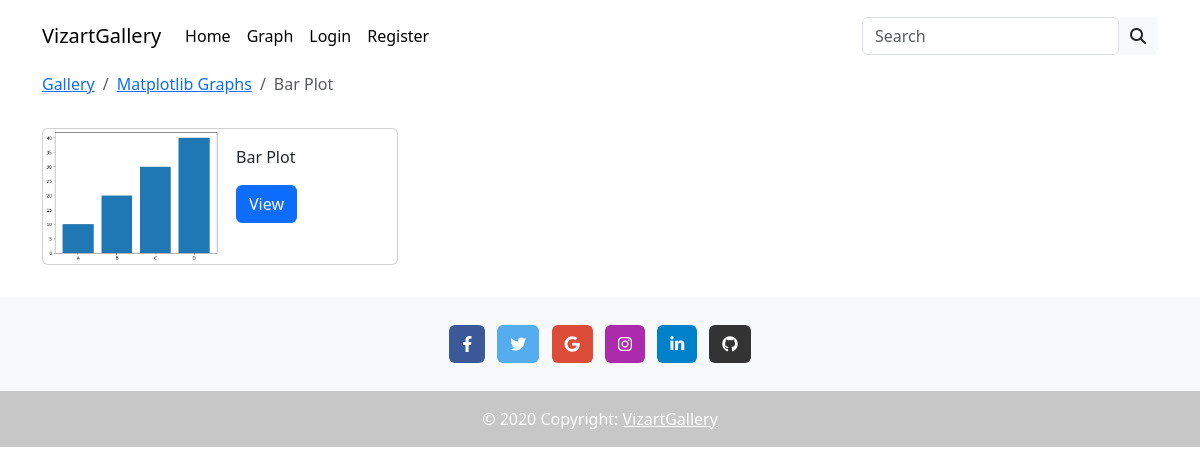
/gallery/category/1/, run on an earlier commit of the app's database.
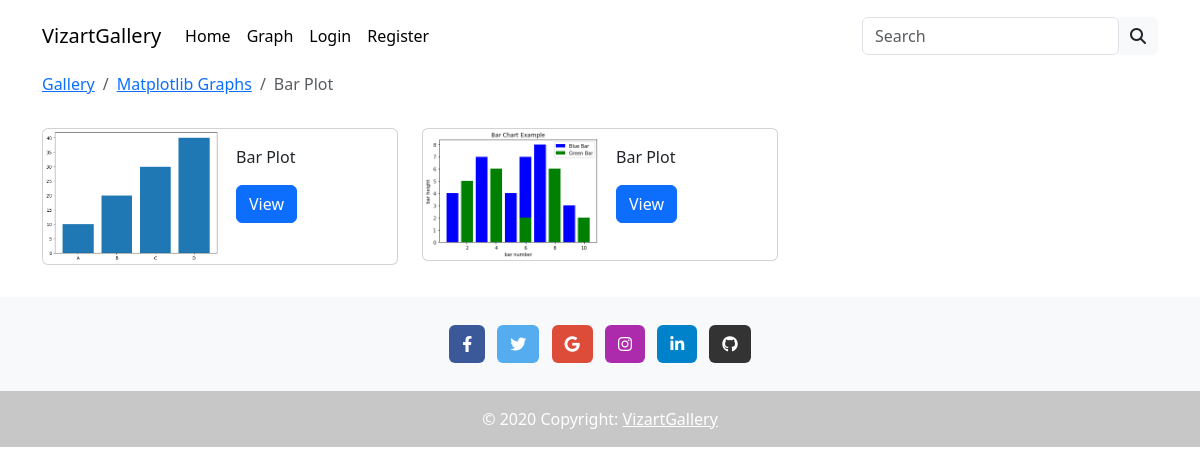
And on a later commit of the database.
### gallery/models.py (models this page shows, shortened)
class snippet(models.Model):
    id = models.AutoField(primary_key=True)
    category = models.ForeignKey(category, on_delete=models.CASCADE, related_name='snippets')
    code = models.TextField(blank=True, null=True)
    thumbnail = models.ImageField(upload_to='images/', blank=True, null=True)
    votes = models.IntegerField(default=0)
    description = models.TextField(blank=True, null=True)
    created_on = models.DateTimeField(auto_now_add=True)
    updated_on = models.DateTimeField(auto_now=True)
    graph = models.ForeignKey(graph, on_delete=models.CASCADE, related_name='snippets', blank=True, null=True)

class category(models.Model):
    name = models.CharField(max_length=50)
    logo = models.ImageField(upload_to='images/', blank=True, null=True)
    description = models.TextField(blank=True, null=True)
    created_on = models.DateTimeField(auto_now_add=True)
    updated_on = models.DateTimeField(auto_now=True)
    graph = models.ForeignKey(graph, on_delete=models.CASCADE, related_name='categories', blank=True, null=True)
    def __str__(self):
        return self.name

### gallery/views.py (the view)
# urls.py: path('category/<int:id>/', views.view_category, name='view_category'),
def view_category(request, id):
    cat = category.objects.get(id=id)
    Snippets = snippet.objects.filter(category=cat)
    ctx = {'cat': cat, 'snippets': Snippets}
    return render(request, 'gallery/view_category.html', ctx)

### templates/gallery/view_category.html (shortened to what this page needs)
{% extends 'layout/base.html' %}
{% load static %}
{% load django_bootstrap5 %}
{% block content %}
<div class="container">
  <div class="row">
    <div class="col-md-12">
      <nav class="breadcrumb">
        <a class="breadcrumb-item" href="{% url 'home'  %}">Gallery</a>
        <a class="breadcrumb-item" href="{% url 'view_graph' cat.graph.id %}">{{cat.graph.name}}</a>
        <span class="breadcrumb-item active" aria-current="page">{{cat}}</span>
      </nav>
      <div class="row">
        {% for snippet in snippets %}
        <div class="col-md-4 my-3">
          <div class="card mb-3">
            <div class="row g-0">
              <div class="col-md-6">
                <img src="{{snippet.thumbnail.url}}" class="img-fluid rounded-start" alt="Code">
              </div>
              <div class="col-md-6">
                <div class="card-body">
                  <p class="card-text">{{snippet.category}}</p>
                  <a href="{% url 'view_snippet' snippet.id %}" class="btn btn-primary">View</a>
                </div>
              </div>
            </div>
          </div>
        </div>
        {% endfor %}
      </div>
    </div>
  </div>
</div>
{% endblock %}

What changed in the data, as far as the page shows it:
added snippet: thumbnail (picture), category "Bar Plot"
